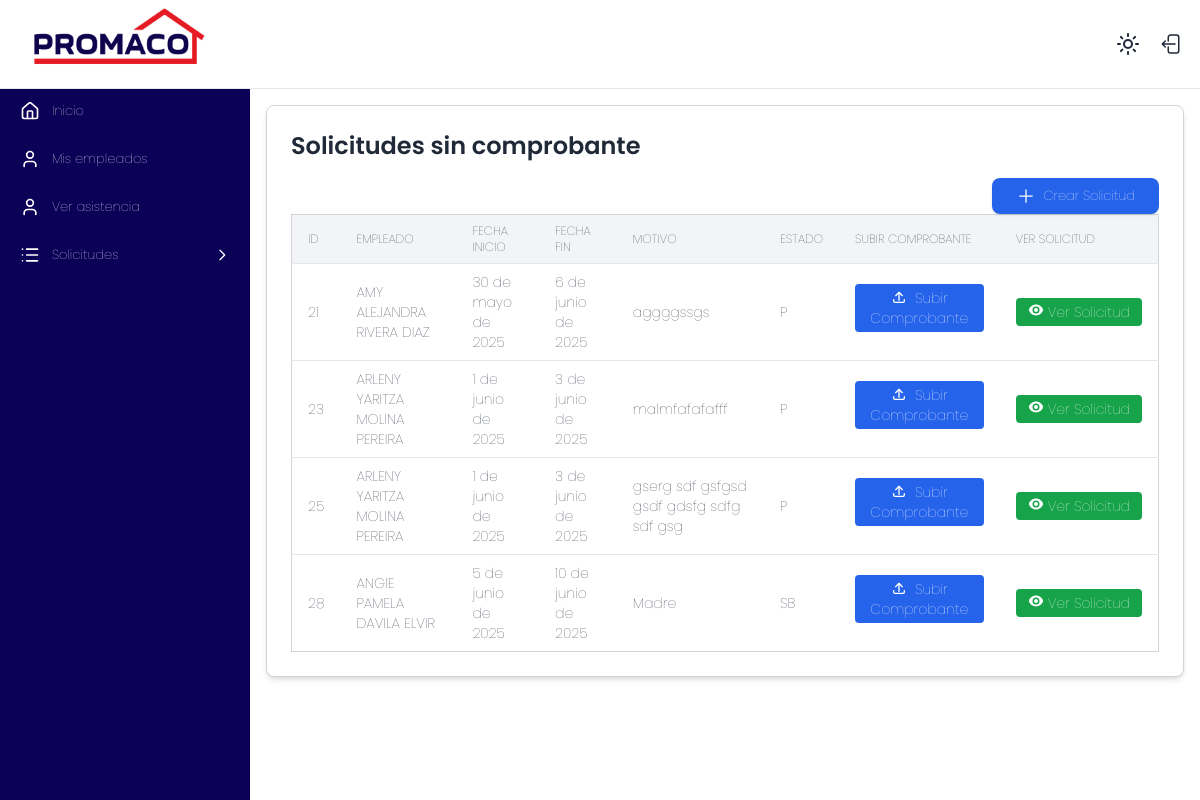
Page /marcaje/subir_comprobantes/ (signed in) on the committed database.
### marcaje/models.py (models this page shows, shortened)
class Permisos(models.Model):
    ESTADO_SOLICITUD = [
        ('P', 'Pendiente'),
        ('A', 'Aprobada'),
        ('SB', 'SUBSANADO'),
        ('R', 'Rechazada'),
    ]
    encargado = models.ForeignKey(Empleado, related_name="solicitudes_enviadas", on_delete=models.PROTECT)
    empleado = models.ForeignKey(Empleado, on_delete=models.CASCADE)
    tipo_permiso = models.ForeignKey(TipoPermisos, on_delete=models.PROTECT)
    fecha_inicio = models.DateField()
    fecha_final = models.DateField()
    fecha_solicitud = models.DateField(auto_now_add=True)
    descripcion = models.CharField(max_length=300)
    tiene_comprobante = models.BooleanField(default=False)
    estado_solicitud = models.CharField(choices=ESTADO_SOLICITUD, default='P')
    pendiente_subsanar = models.BooleanField(default=False)
    aprobacion_gerencial = models.BooleanField(default=False)

class Empleado(models.Model):
    user = models.OneToOneField(User, on_delete=models.CASCADE, null=True, blank=True, related_name='empleado_marcaje')
    id_externo = models.IntegerField(unique=True)
    codigo = models.CharField(max_length=20)
    nombre = models.CharField(max_length=100)
    departamento = models.CharField(max_length=100)
    sucursal = models.ForeignKey(Sucursal, on_delete=models.PROTECT)
    es_encargado = models.BooleanField(default=False)
    class Meta:
        verbose_name = "Empleado"
        verbose_name_plural = "Empleados"
        ordering = ['nombre']
    def __str__(self):
        return f"{self.nombre} "

### marcaje/views.py (the view)
        def _wrapped_view(request, *args, **kwargs):
            if not request.user.is_authenticated or not check(request.user):
                raise Http404("Página no encontrada")
            return view_func(request, *args, **kwargs)

### marcaje/context_processors.py (called while the page is built)
def empleados_a_cargo_context(request):
    empleados_cargo = []
    encargado_obj = None
    if request.user.is_authenticated:
        try:
            encargado = Empleado.objects.get(user=request.user)
            encargado_obj = encargado
            if encargado.es_encargado:
                empleados_cargo = Empleado.objects.filter(
                    encargado_asignado__encargado=encargado
                )
        except Empleado.DoesNotExist:
            encargado_obj = None
    return {'empleados_a_cargo_global': empleados_cargo, 'encargado': encargado_obj}

### marcaje/templatetags/auth_extras.py (called while the page is built)
@register.filter(name='has_group')
def has_group(user, group_name):
    return user.groups.filter(name=group_name).exists()

### marcaje/views.py (called while the page is built)
def grupo_requerido(nombre_grupo):
    def check(user):
        return user.groups.filter(name=nombre_grupo).exists()
    def decorator(view_func):
        def _wrapped_view(request, *args, **kwargs):
            if not request.user.is_authenticated or not check(request.user):
                raise Http404("Página no encontrada")
            return view_func(request, *args, **kwargs)
        return _wrapped_view
    return decorator

@login_required
@grupo_requerido('encargado')
def subir_comprobante(request):
    encargado = Empleado.objects.get(user=request.user)
    empleados_cargo = Empleado.objects.filter(encargado_asignado__encargado=encargado)
    solicitudes = Permisos.objects.filter(Q(empleado__in=empleados_cargo, tiene_comprobante=False) | Q(empleado__in=empleados_cargo, estado_solicitud='SB', pendiente_subsanar=True))
    return render(request, 'subir_comprobantes.html', {
        'solicitudes': solicitudes,
    })

### marcaje/templates/subir_comprobantes.html (shortened to what this page needs)
{% extends 'base.html' %}
{% block content %}
<div class="w-full max-w-7xl mx-auto bg-white dark:bg-gray-800 p-6 rounded-lg shadow-md border border-gray-300">
  <h2 class="text-2xl font-semibold mb-4 text-gray-800 dark:text-gray-200">Solicitudes sin comprobante</h2>
  <div class="overflow-x-auto">
    <div class="flex justify-end items-end">
            <a href="/marcaje/crear-permiso" class="bg-blue-600 text-white px-6 py-2 rounded-lg shadow hover:bg-blue-700 transition duration-200 flex items-center">
              <svg xmlns="http://www.w3.org/2000/svg" fill="none" viewBox="0 0 24 24" stroke-width="1.5" stroke="currentColor" class="inline w-5 h-5 align-middle mr-2">
                <path stroke-linecap="round" stroke-linejoin="round" d="M12 4.5v15m7.5-7.5h-15" />
              </svg>
              Crear Solicitud
            </a>
        </div>
    <table id="tabla-comprobantes" class="min-w-full text-sm text-left border border-gray-300">
      <thead class="bg-gray-100 dark:bg-gray-600 uppercase text-xs">
        <tr>
          <th class="px-4 py-2">Id</th>
          <th class="px-4 py-2">Empleado</th>
          <th class="px-4 py-2">Fecha Inicio</th>
          <th class="px-4 py-2">Fecha Fin</th>
          <th class="px-4 py-2">Motivo</th>
          <th class="px-4 py-2">Estado</th>
          <th class="px-4 py-2">Subir comprobante</th>
          <th class="px-4 py-2">Ver Solicitud</th>
        </tr>
      </thead>
      <tbody>
        {% for s in solicitudes %}
        <tr id="permiso-{{s.id}}" class="border-t border-gray-200 hover:bg-gray-100 dark:hover:bg-gray-700 transition-colors duration-200">
          <td class="px-4 py-2">{{ s.id }}</td>
          <td class="px-4 py-2">{{ s.empleado }}</td>
          <td class="px-4 py-2">{{ s.fecha_inicio }}</td>
          <td class="px-4 py-2">{{ s.fecha_final }}</td>
          <td class="px-4 py-2">{{ s.descripcion }}</td>
          <td class="px-4 py-2">{{ s.estado_solicitud }}</td>
          <td class="px-4 py-2">
            <button
              class="bg-blue-600 text-white px-3 py-1 rounded hover:bg-blue-700 text-sm hover:text-white transition"
              hx-get="{% url 'form_comprobante' s.id %}"
              hx-target="#formulario-{{ s.id }}"
              hx-swap="innerHTML"
            >
             <svg xmlns="http://www.w3.org/2000/svg" class="inline w-4 h-4 mr-1 -mt-1" fill="none" viewBox="0 0 24 24" stroke="currentColor">
                <path stroke-linecap="round" stroke-linejoin="round" stroke-width="2" d="M4 16v2a2 2 0 002 2h12a2 2 0 002-2v-2M7 10l5-5m0 0l5 5m-5-5v12" />
              </svg>
              Subir Comprobante
            </button>
          </td>
          <td class="px-4 py-2">
            <div class="flex flex-nowrap items-center">
              <a href="{% url 'ficha_permiso' s.id %}" target="_blank" class="bg-green-600 text-white px-3 py-1 rounded hover:bg-green-700 text-sm hover:text-white transition flex items-center whitespace-nowrap">
                Ver Solicitud
              </a>
            </div>
          </td>
        </tr>
        {% empty %}
        <tr>
          <td colspan="5" class="text-center py-4 text-gray-500">No hay solicitudes pendientes de comprobante.</td>
        </tr>
        {% endfor %}
      </tbody>
    </table>
  </div>
</div>
{% endblock %}

### static/styles/menu.css (style rules this page uses)
* { font-family: "Poppins", serif; font-weight: 100; font-style: normal; }
body { font-size: 13px; }

### rows in the picture
Permisos: id "21", empleado "AMY ALEJANDRA RIVERA DIAZ", fecha_inicio "30 de mayo de 2025", fecha_final "6 de junio de 2025", descripcion "aggggssgs", estado_solicitud "P"
Permisos: id "23", empleado "ARLENY YARITZA MOLINA PEREIRA", fecha_inicio "1 de junio de 2025", fecha_final "3 de junio de 2025", descripcion "malmfafafafff", estado_solicitud "P"
Permisos: id "25", empleado "ARLENY YARITZA MOLINA PEREIRA", fecha_inicio "1 de junio de 2025", fecha_final "3 de junio de 2025", descripcion "gserg sdf gsfgsd gsdf gdsfg sdfg sdf gsg", estado_solicitud "P"
Permisos: id "28", empleado "ANGIE PAMELA DAVILA ELVIR", fecha_inicio "5 de junio de 2025", fecha_final "10 de junio de 2025", descripcion "Madre", estado_solicitud "SB"
